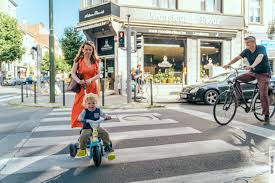
#> input picture Pedstrain Detection/i/p11.jpeg, 275 x 183 px
$ python peho.py
#> lines starting #> are read from the running program, lines starting #| are printed output that depends on the picture; after the words box and inside, x2 and y2 are one past the last pixel; in counts of white or black regions, pixels touching at a corner belong together
import cv2


hog = cv2.HOGDescriptor()
hog.setSVMDetector(cv2.HOGDescriptor_getDefaultPeopleDetector())


img = cv2.imread('i/p11.jpeg')
#> img is the input picture: shape (183, 275, 3); mean B, G, R 156, 163.3, 160.3


gray = cv2.cvtColor(img, cv2.COLOR_BGR2GRAY)
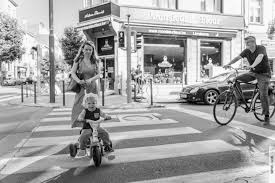
#> gray: shape (183, 275); min 0, max 255, mean 161.6


pedestrians, _ = hog.detectMultiScale(gray, winStride=(8, 8), padding=(32, 32), scale=1.05)
#> pedestrians = [[44, 14, 87, 169]]

# Draw a rectangle around each pedestrian
for (x, y, w, h) in pedestrians:
    cv2.rectangle(img, (x, y), (x+w, y+h), (0, 255, 0), 2)
#> this loop made 1 pass
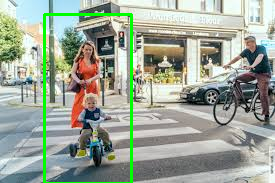
#> img: shape (183, 275, 3); 2.69% of pixels changed, all inside (x1, y1, x2, y2) = (43, 13, 133, 183)

# Display the image with the detected pedestrians
cv2.imshow('Pedestrians', img)
cv2.waitKey(0)
cv2.destroyAllWindows()

$ run again, with Pedstrain Detection/i/p10.jpeg copied over Pedstrain Detection/i/p11.jpeg
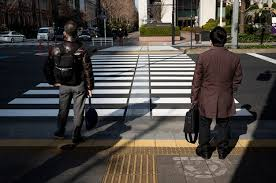
#> input picture Pedstrain Detection/i/p10.jpeg, 276 x 183 px
#> img is the input picture: shape (183, 276, 3); mean B, G, R 66, 70, 74.4
#> `gray = cv2.cvtColor(img, cv2.COLOR_BGR2GRAY)`:
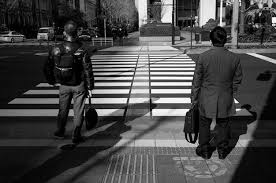
#> gray: shape (183, 276); min 0, max 255, mean 70.9
#> pedestrians = [[33, 12, 77, 154], [171, 8, 87, 174]]
#> the loop `for (x, y, w, h) in pedestrians:` made 2 passes
#> after the loop `for (x, y, w, h) in pedestrians:`:
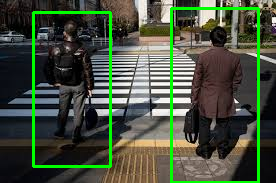
#> img: shape (183, 276, 3); 5.65% of pixels changed, all inside (x1, y1, x2, y2) = (32, 7, 260, 183)

$ run again, with Pedstrain Detection/i/p12.jpeg copied over Pedstrain Detection/i/p11.jpeg
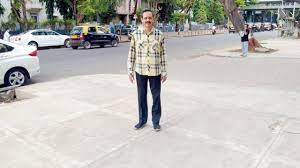
#> input picture Pedstrain Detection/i/p12.jpeg, 300 x 168 px
#> img is the input picture: shape (168, 300, 3); mean B, G, R 182.6, 185.2, 187.2
#> `gray = cv2.cvtColor(img, cv2.COLOR_BGR2GRAY)`:
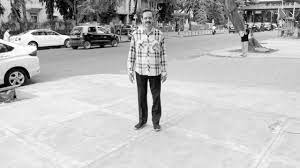
#> gray: shape (168, 300); min 0, max 255, mean 185.5
#> pedestrians = [[113, 6, 73, 145]]
#> the loop `for (x, y, w, h) in pedestrians:` made 1 pass
#> after the loop `for (x, y, w, h) in pedestrians:`:
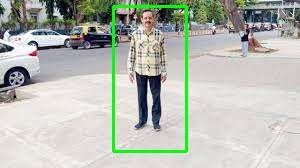
#> img: shape (168, 300, 3); 2.59% of pixels changed, all inside (x1, y1, x2, y2) = (112, 5, 188, 153)
